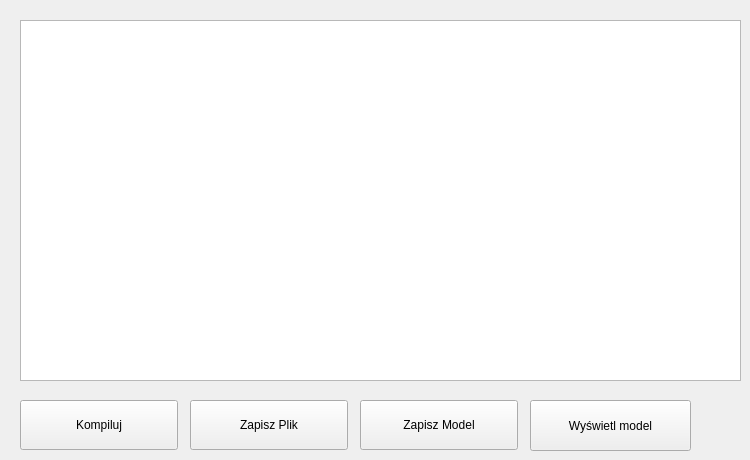
      <widget class="QWidget" name="tab_7">
       <attribute name="title">
        <string>Tworzenie klasyfikatora</string>
       </attribute>
       <widget class="QPushButton" name="pushButton_ModelGenerate">
        <property name="geometry">
         <rect>
          <x>20</x>
          <y>400</y>
          <width>158</width>
          <height>50</height>
         </rect>
        </property>
        <property name="minimumSize">
         <size>
          <width>50</width>
          <height>50</height>
         </size>
        </property>
        <property name="text">
         <string>Kompiluj</string>
        </property>
       </widget>
       <widget class="QPushButton" name="pushButton_SavePythonFile">
        <property name="geometry">
         <rect>
          <x>190</x>
          <y>400</y>
          <width>158</width>
          <height>50</height>
         </rect>
        </property>
        <property name="minimumSize">
         <size>
          <width>50</width>
          <height>50</height>
         </size>
        </property>
        <property name="text">
         <string>Zapisz Plik</string>
        </property>
       </widget>
       <widget class="QTextEdit" name="textEdit_2">
        <property name="geometry">
         <rect>
          <x>20</x>
          <y>20</y>
          <width>721</width>
          <height>361</height>
         </rect>
        </property>
       </widget>
       <widget class="QPushButton" name="pushButton_SaveNewModel">
        <property name="geometry">
         <rect>
          <x>360</x>
          <y>400</y>
          <width>158</width>
          <height>50</height>
         </rect>
        </property>
        <property name="minimumSize">
         <size>
          <width>50</width>
          <height>50</height>
         </size>
        </property>
        <property name="text">
         <string>Zapisz Model</string>
        </property>
       </widget>
       <widget class="QPushButton" name="pushButton_DisplayModel_2">
        <property name="geometry">
         <rect>
          <x>530</x>
          <y>400</y>
          <width>161</width>
          <height>51</height>
         </rect>
        </property>
        <property name="minimumSize">
         <size>
          <width>40</width>
          <height>40</height>
         </size>
        </property>
        <property name="text">
         <string>Wyświetl model</string>
        </property>
       </widget>
      </widget>
